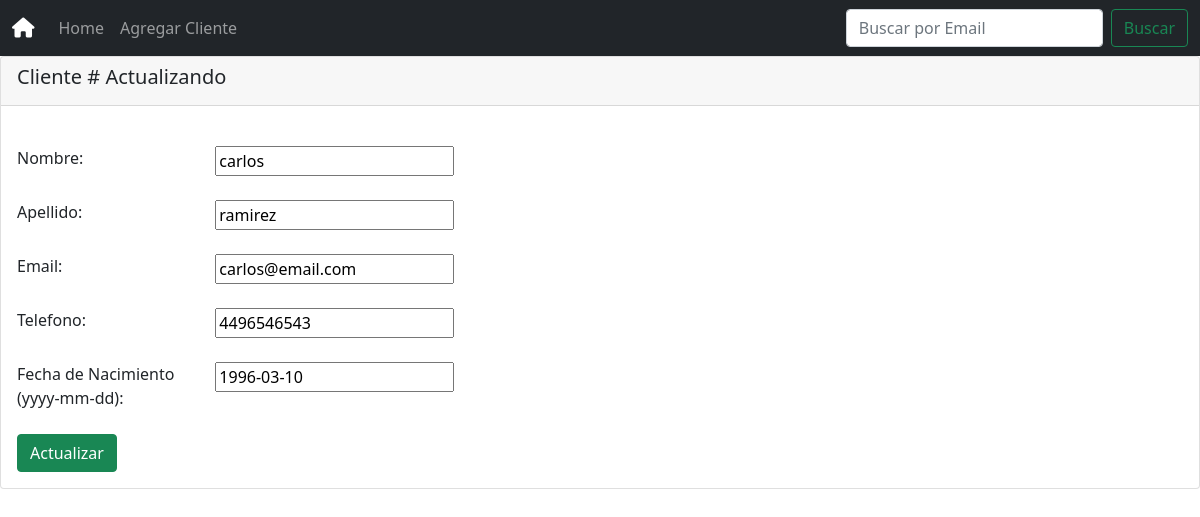
Screenshot of /actualizar/5 with the database file from the repository.
### clientes/models.py (models this page shows, shortened)
class Cliente(models.Model):
    nombre = models.CharField(null=False,max_length=255)
    apellido = models.CharField(null=True,max_length=255)
    nacimiento = models.DateField(null=True)
    telefono = models.CharField(null=True,max_length=255)
    email = models.EmailField(null=False,max_length=255)
    class Meta:
        db_table = 'Cliente'

### clientes/views.py (the view, shortened to what this page needs)
# urls.py: path('actualizar/<int:pk>', views.Update_View.as_view(),name="update"),
class Update_View(UpdateView):
    model = Cliente
    template_name = 'actualizacion.html'
    context_object_name = 'client'
    fields = ('nombre','apellido','nacimiento','email','telefono',)

### clientes/templates/actualizacion.html (shortened to what this page needs)
{% extends "land_page.html" %}
{% block content %}
    <div class="card">
        <div class="card-header">
            <h5 class="card-title">Cliente #{{book.id}} Actualizando</h5>
        </div>
        <div class="card-body">
            <form method="post">
                <div class="row mt-4">
                    <div class="col-2">
                        <label for="id_nombre">Nombre:</label>
                    </div>
                    <div class="col-6">
                        {{form.nombre}}
                    </div>
                </div>
                <div class="row mt-4">
                    <div class="col-2">
                        <label for="id_apellido">Apellido:</label>
                    </div>
                    <div class="col-6">
                        {{form.apellido}}
                    </div>
                </div>
                <div class="row mt-4">
                    <div class="col-2">
                        <label for="id_email">Email:</label>
                    </div>
                    <div class="col-6">
                        {{form.email}}
                    </div>
                </div>
                <div class="row mt-4">
                    <div class="col-2">
                        <label for="id_telefono">Telefono:</label>
                    </div>
                    <div class="col-6">
                        {{form.telefono}}
                    </div>
                </div>
                <div class="row mt-4">
                    <div class="col-2">
                        <label for="id_nacimiento">Fecha de Nacimiento (yyyy-mm-dd):</label>
                    </div>
                    <div class="col-6">
                        {{form.nacimiento}}
                    </div>
                </div>
                <button type="submit" class="btn btn-success mt-4">Actualizar</button>
            </form>
        </div>
    </div>
{% endblock content %}

### rows the page displays
Cliente: nombre "carlos", apellido "ramirez", email "carlos@email.com", telefono "4496546543", nacimiento "1996-03-10"
